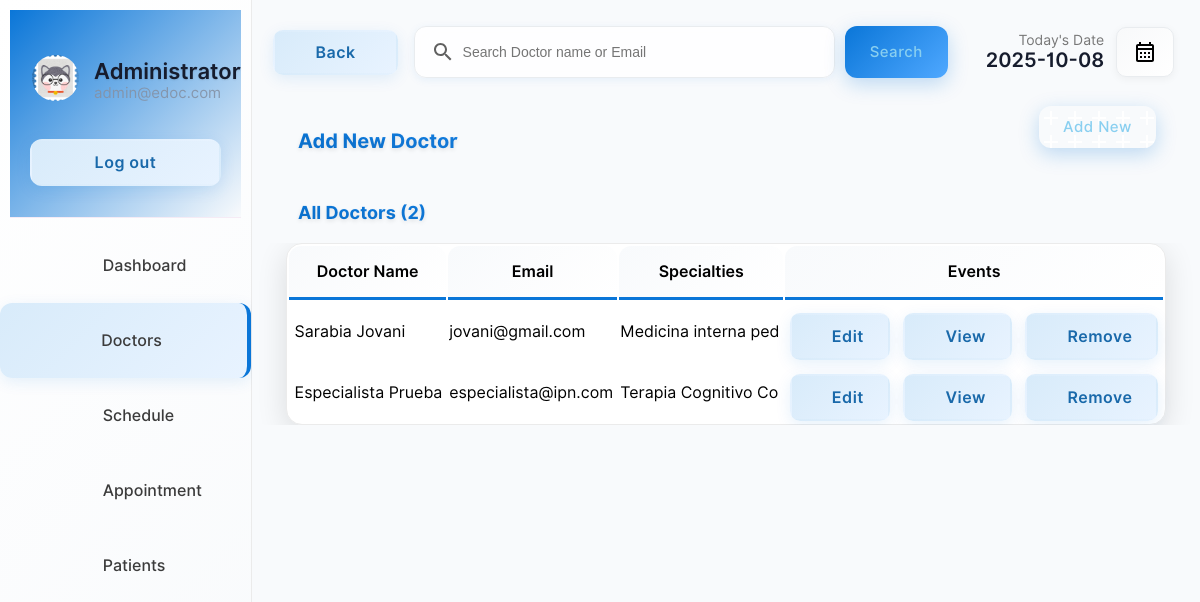
The app's page /doctor/doctors.php (signed in) with its own data.
### tables this page shows
CREATE TABLE IF NOT EXISTS `doctor` (
  `docid` int(11) NOT NULL AUTO_INCREMENT,
  `docemail` varchar(100) DEFAULT NULL,
  `docname` varchar(255) DEFAULT NULL,
  `docpassword` varchar(255) DEFAULT NULL,
  `docnic` varchar(18) DEFAULT NULL,
  `doctel` varchar(15) DEFAULT NULL,
  `specialties` int(2) DEFAULT NULL,
  PRIMARY KEY (`docid`),
  KEY `specialties` (`specialties`)
);

CREATE TABLE IF NOT EXISTS `specialties` (
  `id` int(2) NOT NULL,
  `sname` varchar(50) DEFAULT NULL,
  PRIMARY KEY (`id`)
);

### doctor/doctors.php (the view, shortened to what this page needs)
<!DOCTYPE html>
<html lang="en">
<head>
    <link rel="stylesheet" href="../css/animations.css">
    <link rel="stylesheet" href="../css/main.css">
    <link rel="stylesheet" href="../css/admin.css">
</head>
<body>
    <?php
    include("../connection.php");
    ?>
    <div class="container">
        <div class="menu">
            <table class="menu-container" border="0">
                <tr>
                    <td style="padding:10px" colspan="2">
                        <table border="0" class="profile-container">
                            <tr>
                                <td width="30%" style="padding-left:20px" >
                                    <img src="../img/user.png" alt="" width="100%" style="border-radius:50%">
                                </td>
                                <td style="padding:0px;margin:0px;">
                                    <p class="profile-title">Administrator</p>
                                    <p class="profile-subtitle">admin@edoc.com</p>
                                </td>
                            </tr>
                            <tr>
                                <td colspan="2">
                                <a href="../logout.php" ><input type="button" value="Log out" class="logout-btn btn-primary-soft btn"></a>
                                </td>
                            </tr>
                    </table>
                    </td>
                </tr>
                <tr class="menu-row" >
                    <td class="menu-btn menu-icon-dashbord" >
                        <a href="index.php" class="non-style-link-menu"><div><p class="menu-text">Dashboard</p></a></div></a>
                <tr class="menu-row">
                    <td class="menu-btn menu-icon-doctor menu-active menu-icon-doctor-active">
                        <a href="doctors.php" class="non-style-link-menu non-style-link-menu-active"><div><p class="menu-text">Doctors</p></a></div>
                <tr class="menu-row" >
                    <td class="menu-btn menu-icon-schedule">
                        <a href="schedule.php" class="non-style-link-menu"><div><p class="menu-text">Schedule</p></div></a>
                    </td>
                </tr>
                <tr class="menu-row">
                    <td class="menu-btn menu-icon-appoinment">
                        <a href="appointment.php" class="non-style-link-menu"><div><p class="menu-text">Appointment</p></a></div>
                    </td>
                </tr>
                <tr class="menu-row" >
                    <td class="menu-btn menu-icon-patient">
                        <a href="patient.php" class="non-style-link-menu"><div><p class="menu-text">Patients</p></a></div>
                    </td>
                </tr>
        <div class="dash-body">
            <table border="0" width="100%" style=" border-spacing: 0;margin:0;padding:0;margin-top:25px; ">
                <tr >
                    <td width="13%">
                        <a href="doctors.php" ><button  class="login-btn btn-primary-soft btn btn-icon-back"  style="padding-top:11px;padding-bottom:11px;margin-left:20px;width:125px"><font class="tn-in-text">Back</font></button></a>
                    </td>
                    <td>
                        <form action="" method="post" class="header-search">
                            <input type="search" name="search" class="input-text header-searchbar" placeholder="Search Doctor name or Email" list="doctors">&nbsp;&nbsp;
                            <?php
                                $list11 = $database->query("select  docname,docemail from  doctor;");
?>
                            <input type="Submit" value="Search" class="login-btn btn-primary btn" style="padding-left: 25px;padding-right: 25px;padding-top: 10px;padding-bottom: 10px;">
                        </form>
                    </td>
                    <td width="15%">
                        <p style="font-size: 14px;color: rgb(119, 119, 119);padding: 0;margin: 0;text-align: right;">
                            Today's Date
                        </p>
                        <p class="heading-sub12" style="padding: 0;margin: 0;">
                            <?php
                        $date = date('Y-m-d');
                        echo $date;
                        ?>
                        </p>
                    </td>
                    <td width="10%">
                        <button  class="btn-label"  style="display: flex;justify-content: center;align-items: center;"><img src="../img/calendar.svg" width="100%"></button>
                    </td>
                </tr>
                <tr >
                    <td colspan="2" style="padding-top:30px;">
                        <p class="heading-main12" style="margin-left: 45px;font-size:20px;color:rgb(49, 49, 49)">Add New Doctor</p>
                    </td>
                    <td colspan="2">
                        <a href="?action=add&id=none&error=0" class="non-style-link"><button  class="login-btn btn-primary btn button-icon"  style="display: flex;justify-content: center;align-items: center;margin-left:75px;background-image: url('../img/icons/add.svg');">Add New</font></button>
                            </a></td>
                </tr>
                <tr>
                    <td colspan="4" style="padding-top:10px;">
                        <p class="heading-main12" style="margin-left: 45px;font-size:18px;color:rgb(49, 49, 49)">All Doctors (<?php echo $list11->num_rows; ?>)</p>
                    </td>
                </tr>
                <?php
                    if($_POST){
                        $keyword=$_POST["search"];
                        $sqlmain= "select * from doctor where docemail='$keyword' or docname='$keyword' or docname like '$keyword%' or docname like '%$keyword' or docname like '%$keyword%'";
                    }else{
                        $sqlmain= "select * from doctor order by docid desc";
                    }
                ?>
                <tr>
                   <td colspan="4">
                       <center>
                        <div class="abc scroll">
                        <table width="93%" class="sub-table scrolldown" border="0">
                        <thead>
                        <tr>
                                <th class="table-headin">
                                Doctor Name
                                </th>
                                <th class="table-headin">
                                    Email
                                </th>
                                <th class="table-headin">
                                    Specialties
                                </th>
                                <th class="table-headin">
                                    Events
                                </tr>
                        </thead>
                        <tbody>
                            <?php
                                $result= $database->query($sqlmain);
                                if($result->num_rows==0){
                                    echo '<tr>
                                    <td colspan="4">
                                    <br><br><br><br>
                                    <center>
                                    <img src="../img/notfound.svg" width="25%">
                                    <br>
                                    <p class="heading-main12" style="margin-left: 45px;font-size:20px;color:rgb(49, 49, 49)">We  couldnt find anything related to your keywords !</p>
                                    <a class="non-style-link" href="doctors.php"><button  class="login-btn btn-primary-soft btn"  style="display: flex;justify-content: center;align-items: center;margin-left:20px;">&nbsp; Show all Doctors &nbsp;</font></button>
                                    </a>
                                    </center>
                                    <br><br><br><br>
                                    </td>
                                    </tr>';
                                }
                                else{
                                for ( $x=0; $x<$result->num_rows;$x++){
                                    $row=$result->fetch_assoc();
                                    $docid=$row["docid"];
                                    $name=$row["docname"];
                                    $email=$row["docemail"];
                                    $spe=$row["specialties"];
                                    $spcil_res= $database->query("select sname from specialties where id='$spe'");
                                    $spcil_array= $spcil_res->fetch_assoc();
                                    $spcil_name=$spcil_array["sname"];
                                    echo '<tr>
                                        <td> &nbsp;'.
                                        substr($name,0,30)
                                        .'</td>
                                        <td>
                                        '.substr($email,0,20).'
                                        </td>
                                        <td>
                                            '.substr($spcil_name,0,20).'
                                        </td>
                                        <td>
                                        <div style="display:flex;justify-content: center;">
                                        <a href="?action=edit&id='.$docid.'&error=0" class="non-style-link"><button  class="btn-primary-soft btn button-icon btn-edit"  style="padding-left: 40px;padding-top: 12px;padding-bottom: 12px;margin-top: 10px;"><font class="tn-in-text">Edit</font></button></a>
                                        &nbsp;&nbsp;&nbsp;
                                        <a href="?action=view&id='.$docid.'" class="non-style-link"><button  class="btn-primary-soft btn button-icon btn-view"  style="padding-left: 40px;padding-top: 12px;padding-bottom: 12px;margin-top: 10px;"><font class="tn-in-text">View</font></button></a>
                                       &nbsp;&nbsp;&nbsp;
                                       <a href="?action=drop&id='.$docid.'&name='.$name.'" class="non-style-link"><button  class="btn-primary-soft btn button-icon btn-delete"  style="padding-left: 40px;padding-top: 12px;padding-bottom: 12px;margin-top: 10px;"><font class="tn-in-text">Remove</font></button></a>
                                        </div>
                                        </td>
                                    </tr>';
                                }
                            }
                            ?>
                            </tbody>
                        </table>
                        </div>
                        </center>
                   </td>
                </tr>
            </table>
        </div>
</body>
</html>

### css/animations.css (style rules this page uses)
table { animation: transitionIn-Y-bottom 0.6s ease-out; }

### css/main.css (style rules this page uses)
:root { --primarycolor: #0A76D8; --primarycolorhover: #006dd3; --btnice: #D8EBFA; --btnnicetext: #1b62b3; --bg-gradient: linear-gradient(135deg, #0A76D8 0%, #4FA8FF 100%); --shadow-soft: 0 8px 30px rgba(0,0,0,0.12); --shadow-hover: 0 12px 40px rgba(10,118,216,0.15); }
body { margin: 0; padding: 0; border-spacing: 0; font-family: 'Inter', sans-serif; background: #f8fafc; }
.input-text { border-radius: 12px; border: 1.5px solid #e9ecef; padding: 12px 16px; width: 100%; transition: all 0.3s cubic-bezier(0.4, 0, 0.2, 1); outline: none; font-size: 14px; line-height: 26px; background: #fff; box-shadow: 0 2px 8px rgba(10,118,216,0.08); }
.btn { cursor: pointer; padding: 12px 24px; outline: none; text-decoration: none; font-size: 15px; letter-spacing: 0.5px; transition: all 0.4s cubic-bezier(0.4, 0, 0.2, 1); border-radius: 12px; font-family: 'Inter', sans-serif; border: none; position: relative; overflow: hidden; }
.btn-primary { background: var(--bg-gradient); color: #89CFF0; box-shadow: 0 6px 20px rgba(10,118,216,0.25); font-weight: 500; }
.btn-primary-soft { background: linear-gradient(135deg, #D8EBFA, #E8F3FF); color: #1969AA; font-weight: 600; font-size: 16px; border: 2px solid transparent; box-shadow: 0 4px 15px rgba(10,118,216,0.1); }
.non-style-link:link, .non-style-link:visited, .non-style-link:hover, .non-style-link:active { text-decoration: none; color: rgb(43, 43, 43); transition: color 0.3s ease; }
.btn-label { margin-left: 10px; padding: 12px 16px; outline: none; text-decoration: none; font-size: 15px; letter-spacing: 0.5px; transition: all 0.3s cubic-bezier(0.4, 0, 0.2, 1); border-radius: 10px; background: linear-gradient(135deg, #f8f9fa, #fff); border: 1.5px solid #e9ecef; font-family: 'Inter', sans-serif; box-shadow: 0 2px 8px rgba(0,0,0,0.05); }
.sub-table { border: 1.5px solid #ebebeb; border-radius: 16px; background: #fff; box-shadow: var(--shadow-soft); transition: all 0.3s ease; }
.table-headin { font-size: 16px; font-weight: 600; padding: 16px; border-bottom: 3px solid var(--primarycolor); background: linear-gradient(135deg, #f8fafc, #fff); border-radius: 12px 12px 0 0; }
.abc { width: 100%; max-height: 550px; overflow-y: auto; border-radius: 12px; margin-bottom: 80px; }
input[type=search] { background-image: url('../img/search.svg'); background-position: 16px 50%; background-repeat: no-repeat; transition: all 0.3s cubic-bezier(0.4, 0, 0.2, 1); padding: 12px 20px 12px 48px; border-radius: 12px; border: 1.5px solid #e9ecef; box-shadow: 0 2px 8px rgba(10,118,216,0.08); }
.menu-btn { padding: 12px; color: #3b3b3b; background-position: 30% 50%; background-repeat: no-repeat; transition: all 0.3s cubic-bezier(0.4, 0, 0.2, 1); border-radius: 12px; margin: 4px 8px; }
.menu-text { padding-left: 40%; font-weight: 500; font-size: 16px; transition: all 0.3s ease; }
.menu-active { color: var(--primarycolor); border-right: 4px solid var(--primarycolor); background: linear-gradient(135deg, #D8EBFA, #E8F3FF); box-shadow: 0 4px 15px rgba(10,118,216,0.1); }
.non-style-link-menu:link, .non-style-link-menu:visited, .non-style-link-menu:active { text-decoration: none; color: #3b3b3b; transition: color 0.3s ease; }
.menu-icon-dashbord,.menu-icon-doctor,.menu-icon-schedule,.menu-icon-appoinment,.menu-icon-patient,.menu-icon-settings,.menu-icon-session,.menu-icon-home { transition: all 0.3s cubic-bezier(0.4, 0, 0.2, 1); }
.btn-icon-back,.btn-edit,.btn-view,.btn-delete,.btn-filter { transition: all 0.3s cubic-bezier(0.4, 0, 0.2, 1); border-radius: 10px; }

### doctor/doctors.php (style rules this page uses)
.sub-table { animation: transitionIn-Y-bottom 0.5s; }

### records on screen
doctor: docname "Sarabia Jovani", docemail "jovani@gmail.com", specialties.sname "Medicina interna ped"
doctor: docname "Especialista Prueba", docemail "especialista@ipn.com", specialties.sname "Terapia Cognitivo Co"

### other values on screen
$list11->num_rows "2"
